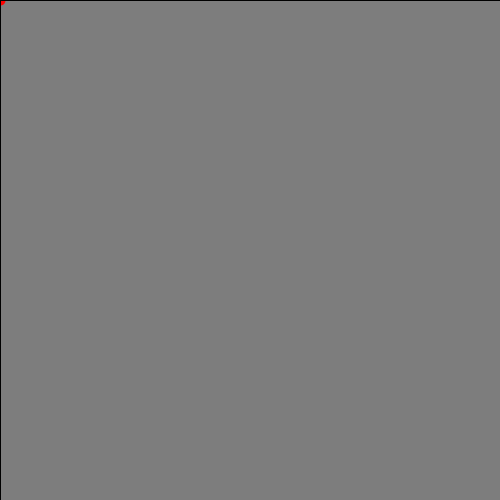
Frame 1 (no input)
Frame 60 (the mouse pressed at the canvas centre just before this capture): identical to frame 1, image omitted
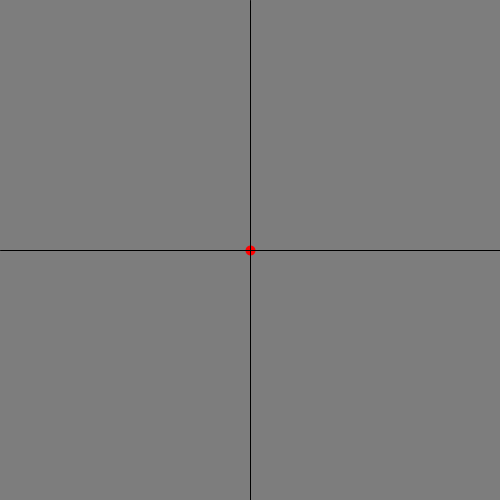
Frame 120 (the mouse held since frame 60 and released just before this capture)

The Processing sketch that drew these frames (run headless with seeded random() and noise(); from frame 60 on, the mouse is pressed at the canvas centre):

// Processing sketch: Frames
// ── Frames.pde
/*
  
  Processing Tutorial
  Sketch Nr. 14
  Thema : Frames
  
  Sketch Inhalte :
  
  frameRate - Variable, die die aktuelle Framrate speichert, der Wert wird alle 5-10 Frames aktuallisiert
  
  frameCound - variable, die die Anzahl an Frames beinhaltet die seit Programmstart bereits gezeichnet wurden
  
  frameRate(FPS); - Setzt die FrameRate die das Programm (versuchen soll) zu erreichen, 1 Frame = 1 draw() aufruf
    ~ FPS : Ziel-Framerate, Standard : 60
  
  redraw(); - Fuehrt draw() ein einziges mal auf

*/

void setup()
{
  // SETUP START
  size(500,500);
  // SETUP ENDE
}

void draw()
{
  // NICHT TEIL DES TUTORIALS
  background(125);
  // DRAW START
  
  stroke(255,0,0);
  strokeWeight(10);
  point(mouseX,mouseY);
  
  
  println("Frames : " + frameCount + " | FrameRate : " + frameRate);
  
  // DRAW ENDE
  // NICHT TEIL DES TUTORIALS
  stroke(0);
  strokeWeight(1);
  line(0, mouseY, width, mouseY);
  line(mouseX, 0, mouseX, height);
  //println(mouseX + " | " + mouseY);

}

void keyPressed()
{
  if(key == 'q')
  {
    frameRate((int)frameRate+10);
  } else if(key == 'w')
  {
    frameRate((int)frameRate-10);
  } else if(key == 'a')
  {
    loop();
  } else if(key == 's')
  {
    noLoop();
  } else if(key == 'y')
  {
    redraw();
  }
}
